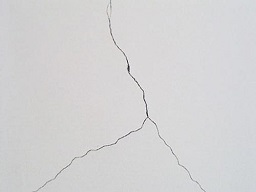
//> input picture 算法测试/多尺度提升图像细节测试/test/test/liewen4.jpg, 256 x 192 px
$ ./main   (built with g++ and OpenCV 4)
//> lines starting //> are read from the running program, lines starting //| are printed output that depends on the picture; after the words box and inside, x2 and y2 are one past the last pixel; in counts of white or black regions, pixels touching at a corner belong together
//> further down, src is the input picture: 192 rows x 256 cols, CV_8UC3; mean B, G, R 212, 211.1, 211.6
#include <iostream>

#include <opencv2/highgui/highgui.hpp>
#include <opencv2/imgproc/imgproc.hpp>
#include <opencv2/core/core.hpp>

#include <opencv2/features2d.hpp>
#include <opencv2/opencv.hpp>

#include <vector>
#include <ctime>

using namespace cv;
using namespace std;

void cvThin(cv::Mat& src, cv::Mat& dst, int intera);

void separateGaussianFilter(const Mat &src, Mat &dst, int ksize, double sigma) {
//> called with ksize = 2, sigma = 1
	CV_Assert(src.channels() == 1 || src.channels() == 3); //只处理单通道或者三通道图像
														   //生成一维的
	double *matrix = new double[ksize];
	double sum = 0;
	int origin = ksize / 2;
	for (int i = 0; i < ksize; i++) {
		double g = exp(-(i - origin) * (i - origin) / (2 * sigma * sigma));
		sum += g;
		matrix[i] = g;
	}
	for (int i = 0; i < ksize; i++) matrix[i] /= sum;
	int border = ksize / 2;
	copyMakeBorder(src, dst, border, border, border, border, BORDER_CONSTANT);
	int channels = dst.channels();
//> channels = 3
	int rows = dst.rows - border;
//> rows = 193
	int cols = dst.cols - border;
//> cols = 257
	//水平方向
	for (int i = border; i < rows; i++) {
		for (int j = border; j < cols; j++) {
			double sum[3] = { 0 };
			for (int k = -border; k <= border; k++) {
				if (channels == 1) {
					sum[0] += matrix[border + k] * dst.at<uchar>(i, j + k);
				}
				else if (channels == 3) {
					Vec3b rgb = dst.at<Vec3b>(i, j + k);
					sum[0] += matrix[border + k] * rgb[0];
					sum[1] += matrix[border + k] * rgb[1];
					sum[2] += matrix[border + k] * rgb[2];
				}
			}
			for (int k = 0; k < channels; k++) {
				if (sum[k] < 0) sum[k] = 0;
				else if (sum[k] > 255) sum[k] = 255;
			}
			if (channels == 1)
				dst.at<Vec3b>(i, j) = static_cast<uchar>(sum[0]);
			else if (channels == 3) {
				Vec3b rgb = { static_cast<uchar>(sum[0]), static_cast<uchar>(sum[1]), static_cast<uchar>(sum[2]) };
				dst.at<Vec3b>(i, j) = rgb;
			}
		}
	}
//> after the loop, sum = 1.61
	//竖直方向
	for (int i = border; i < rows; i++) {
		for (int j = border; j < cols; j++) {
			double sum[3] = { 0 };
			for (int k = -border; k <= border; k++) {
				if (channels == 1) {
					sum[0] += matrix[border + k] * dst.at<uchar>(i + k, j);
				}
				else if (channels == 3) {
					Vec3b rgb = dst.at<Vec3b>(i + k, j);
					sum[0] += matrix[border + k] * rgb[0];
					sum[1] += matrix[border + k] * rgb[1];
					sum[2] += matrix[border + k] * rgb[2];
				}
			}
			for (int k = 0; k < channels; k++) {
				if (sum[k] < 0) sum[k] = 0;
				else if (sum[k] > 255) sum[k] = 255;
			}
			if (channels == 1)
				dst.at<Vec3b>(i, j) = static_cast<uchar>(sum[0]);
			else if (channels == 3) {
				Vec3b rgb = { static_cast<uchar>(sum[0]), static_cast<uchar>(sum[1]), static_cast<uchar>(sum[2]) };
				dst.at<Vec3b>(i, j) = rgb;
			}
		}
	}
//> after the loop, sum = 1.61
	delete[] matrix;
}

Mat MultiScaleDetailBoosting(Mat src, int Radius) {
	int rows = src.rows;
	int cols = src.cols;
	Mat B1, B2, B3;
	separateGaussianFilter(src, B1, Radius, 1.0);
	separateGaussianFilter(src, B2, Radius * 2 - 1, 2.0);
	separateGaussianFilter(src, B3, Radius * 4 - 1, 4.0);
//> call 3 of separateGaussianFilter, with ksize = 7, sigma = 4
//> after the loop in separateGaussianFilter (call 3), `for (int i = border; i < rows; i++)`:
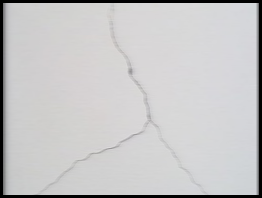
//> dst: 198 rows x 262 cols, CV_8UC3; mean B, G, R 198.3, 197.5, 198
//> after the loop in separateGaussianFilter (call 3), `for (int i = border; i < rows; i++)`: sum = 6.21
//> after the loop in separateGaussianFilter (call 3), `for (int i = border; i < rows; i++)`:
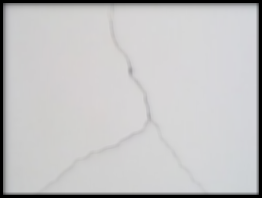
//> dst: 198 rows x 262 cols, CV_8UC3; mean B, G, R 195.2, 194.5, 194.9
	float w1 = 0.5, w2 = 0.5, w3 = 0.25;
	Mat dst(rows, cols, CV_8UC3);
	for (int i = 0; i < rows; i++) {
		for (int j = 0; j < cols; j++) {
			for (int k = 0; k < 3; k++) {
				int D1 = src.at<Vec3b>(i, j)[k] - B1.at<Vec3b>(i, j)[k];
				int D2 = B1.at<Vec3b>(i, j)[k] - B2.at<Vec3b>(i, j)[k];
				int D3 = B2.at<Vec3b>(i, j)[k] - B3.at<Vec3b>(i, j)[k];
				int sign = D1 > 0 ? 1 : -1;
				dst.at<Vec3b>(i, j)[k] = saturate_cast<uchar>((1 - w1*sign) * D1 - w2 * D2 + w3 * D3 + src.at<Vec3b>(i, j)[k]);
			}
		}
	}
//> dst: 192 rows x 256 cols, CV_8UC3
	return dst;
}

void test(cv::Mat & inputImg) {
	cv::Mat enhanceImg = MultiScaleDetailBoosting(inputImg, 2);
	cv::imshow("enhanceImg", enhanceImg);

	cv::Mat gray;
	cv::cvtColor(enhanceImg, gray, CV_RGB2GRAY);

	cv::imshow("gray", gray);

	cv::Mat dstImg;
	cv::Canny(gray, dstImg, 50, 150);
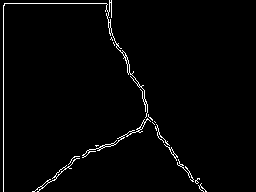
//> dstImg: 192 rows x 256 cols, CV_8UC1; 2.1% white in thin lines or dots, all inside (x1, y1, x2, y2) = (3, 0, 207, 192)
	cv::imshow("Canny", dstImg);

	cv::Mat kernel = cv::getStructuringElement(cv::MORPH_ELLIPSE, cv::Size(3, 3));
	dilate(dstImg, dstImg, kernel);
	morphologyEx(dstImg, dstImg, CV_MOP_CLOSE, kernel, cv::Point(-1, -1), 3);
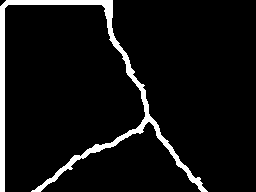
//> dstImg: 192 rows x 256 cols, CV_8UC1; 6.9% white; 1 white region, box (x1, y1, x2, y2) and area: (0, 0, 208, 192) 3373
	morphologyEx(dstImg, dstImg, CV_MOP_CLOSE, kernel);

	kernel = cv::getStructuringElement(cv::MORPH_CROSS, cv::Size(3, 3));
	morphologyEx(dstImg, dstImg, CV_MOP_OPEN, kernel);

	cvThin(dstImg, dstImg, 3);
	cv::imshow("cvThin", dstImg);
}

int main() {
	//cv::Mat src = cv::imread("./liewen.jpg");
	//cv::Mat src = cv::imread("./diandu.png");
	//cv::Mat src = cv::imread("./test2.png");
	cv::Mat src = cv::imread("./liewen4.jpg");
	//cv::Mat src = cv::imread("./liewen2.jpeg");
	cv::imshow("src", src);
	clock_t startTime, endTime;

	startTime = clock();	// 计时开始

	test(src);

	endTime = clock();	// 计时结束
	std::cout << "The run time is : "
		<< (double)(endTime - startTime) / CLOCKS_PER_SEC << "s" << std::endl;


	cv::waitKey(0);
	system("pause");
	return 0;
}

void cvThin(cv::Mat& src, cv::Mat& dst, int intera)
{
//> called with intera = 3
	if (src.type() != CV_8UC1)
	{
		printf("只能处理二值或灰度图像\n");
		return;
	}
	//非原地操作时候，copy src到dst
	if (dst.data != src.data)
	{
		src.copyTo(dst);
	}

	int i, j, n;
	int width, height;
	width = src.cols - 1;
//> width = 255
	//之所以减1，是方便处理8邻域，防止越界
	height = src.rows - 1;
//> height = 191
	int step = src.step;
//> step = 256
	int  p2, p3, p4, p5, p6, p7, p8, p9;
	uchar* img;
	bool ifEnd;
	int A1;
	cv::Mat tmpimg;
	//n表示迭代次数
	for (n = 0; n<intera; n++)
	{
		dst.copyTo(tmpimg);
		ifEnd = false;
		img = tmpimg.data;
		for (i = 1; i < height; i++)
		{
			img += step;
			for (j = 1; j<width; j++)
			{
				uchar* p = img + j;
				A1 = 0;
				if (p[0] > 0)
				{
					if (p[-step] == 0 && p[-step + 1]>0) //p2,p3 01模式
					{
						A1++;
					}
					if (p[-step + 1] == 0 && p[1]>0) //p3,p4 01模式
					{
						A1++;
					}
					if (p[1] == 0 && p[step + 1]>0) //p4,p5 01模式
					{
						A1++;
					}
					if (p[step + 1] == 0 && p[step]>0) //p5,p6 01模式
					{
						A1++;
					}
					if (p[step] == 0 && p[step - 1]>0) //p6,p7 01模式
					{
						A1++;
					}
					if (p[step - 1] == 0 && p[-1]>0) //p7,p8 01模式
					{
						A1++;
					}
					if (p[-1] == 0 && p[-step - 1]>0) //p8,p9 01模式
					{
						A1++;
					}
					if (p[-step - 1] == 0 && p[-step]>0) //p9,p2 01模式
					{
						A1++;
					}
					p2 = p[-step]>0 ? 1 : 0;
					p3 = p[-step + 1]>0 ? 1 : 0;
					p4 = p[1]>0 ? 1 : 0;
					p5 = p[step + 1]>0 ? 1 : 0;
					p6 = p[step]>0 ? 1 : 0;
					p7 = p[step - 1]>0 ? 1 : 0;
					p8 = p[-1]>0 ? 1 : 0;
					p9 = p[-step - 1]>0 ? 1 : 0;
					if ((p2 + p3 + p4 + p5 + p6 + p7 + p8 + p9)>1 && (p2 + p3 + p4 + p5 + p6 + p7 + p8 + p9)<7 && A1 == 1)
					{
						if ((p2 == 0 || p4 == 0 || p6 == 0) && (p4 == 0 || p6 == 0 || p8 == 0)) //p2*p4*p6=0 && p4*p6*p8==0
						{
							dst.at<uchar>(i, j) = 0; //满足删除条件，设置当前像素为0
							ifEnd = true;
						}
					}
				}
			}
		}

		dst.copyTo(tmpimg);
		img = tmpimg.data;
		for (i = 1; i < height; i++)
		{
			img += step;
			for (j = 1; j<width; j++)
			{
				A1 = 0;
				uchar* p = img + j;
				if (p[0] > 0)
				{
					if (p[-step] == 0 && p[-step + 1]>0) //p2,p3 01模式
					{
						A1++;
					}
					if (p[-step + 1] == 0 && p[1]>0) //p3,p4 01模式
					{
						A1++;
					}
					if (p[1] == 0 && p[step + 1]>0) //p4,p5 01模式
					{
						A1++;
					}
					if (p[step + 1] == 0 && p[step]>0) //p5,p6 01模式
					{
						A1++;
					}
					if (p[step] == 0 && p[step - 1]>0) //p6,p7 01模式
					{
						A1++;
					}
					if (p[step - 1] == 0 && p[-1]>0) //p7,p8 01模式
					{
						A1++;
					}
					if (p[-1] == 0 && p[-step - 1]>0) //p8,p9 01模式
					{
						A1++;
					}
					if (p[-step - 1] == 0 && p[-step]>0) //p9,p2 01模式
					{
						A1++;
					}
					p2 = p[-step]>0 ? 1 : 0;
					p3 = p[-step + 1]>0 ? 1 : 0;
					p4 = p[1]>0 ? 1 : 0;
					p5 = p[step + 1]>0 ? 1 : 0;
					p6 = p[step]>0 ? 1 : 0;
					p7 = p[step - 1]>0 ? 1 : 0;
					p8 = p[-1]>0 ? 1 : 0;
					p9 = p[-step - 1]>0 ? 1 : 0;
					if ((p2 + p3 + p4 + p5 + p6 + p7 + p8 + p9)>1 && (p2 + p3 + p4 + p5 + p6 + p7 + p8 + p9)<7 && A1 == 1)
					{
						if ((p2 == 0 || p4 == 0 || p8 == 0) && (p2 == 0 || p6 == 0 || p8 == 0)) //p2*p4*p8=0 && p2*p6*p8==0
						{
							dst.at<uchar>(i, j) = 0; //满足删除条件，设置当前像素为0
							ifEnd = true;
						}
					}
				}
			}
		}

		//如果两个子迭代已经没有可以细化的像素了，则退出迭代
		if (!ifEnd) break;
	}
//> this loop made 3 passes
//> p2 on passes 1 to 3: 0, 0, 1
//> pass 3, in cvThin, `dst.copyTo(tmpimg);`:
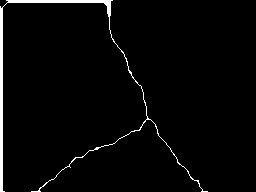
//> tmpimg: 192 rows x 256 cols, CV_8UC1; 2.6% white; 1 white region, box (x1, y1, x2, y2) and area: (0, 0, 208, 192) 1302
//> after the loop:
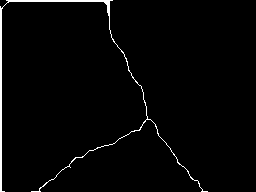
//> tmpimg: 192 rows x 256 cols, CV_8UC1; 2% white; 1 white region, box (x1, y1, x2, y2) and area: (0, 0, 208, 192) 992
//> after the loop:
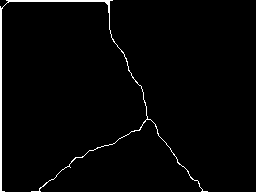
//> dst: 192 rows x 256 cols, CV_8UC1; 2% white; 1 white region, box (x1, y1, x2, y2) and area: (0, 0, 208, 192) 978
//> after the loop, A1 = 0; p2 = 1; p3 = 0; p4 = 0; p5 = 1; p6 = 1

}
